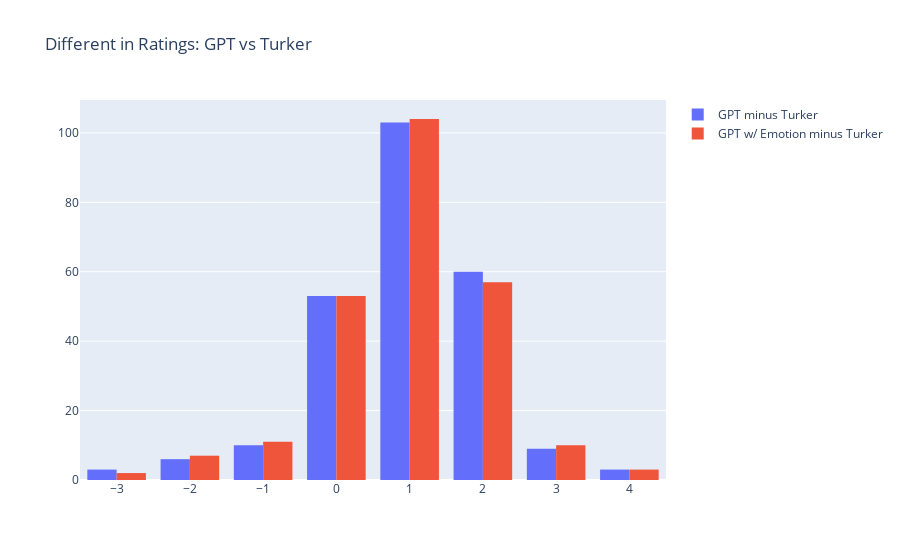

Source (notebook cell):
### Markdown cell above
Note the heavy skew - this confirms our observations that our GPT metrics tend to score more positively than a human expert.

### Code cell
output_df['gpt-turker'] = output_df['gpt_coherence'] - output_df['turker_coherence']
output_df['gpt_we-turker'] = output_df['gpt_coherence_w_emotion'] - output_df['turker_coherence']
fig = go.Figure()
fig.add_trace(go.Histogram(x=output_df['gpt-turker'], name='GPT minus Turker'))
fig.add_trace(go.Histogram(x=output_df['gpt_we-turker'], name='GPT w/ Emotion minus Turker'))


# The two histograms are drawn on top of another
fig.update_layout(barmode='group', title_text='Different in Ratings: GPT vs Turker')
fig.show()

### Figure 1 — Plotly figure (JSON) as saved in the notebook; plotly's stock layout.template omitted (floating-point values rounded to 4 significant figures; data arrays with more than 128 entries replaced by an {"elided": "..."} marker saying what was removed)
{"data": [{"name": "GPT minus Turker", "type": "histogram", "x": {"elided": "247 int values"}}, {"name": "GPT w/ Emotion minus Turker", "type": "histogram", "x": {"elided": "247 int values"}}], "layout": {"barmode": "group", "title": {"text": "Different in Ratings: GPT vs Turker"}}}
